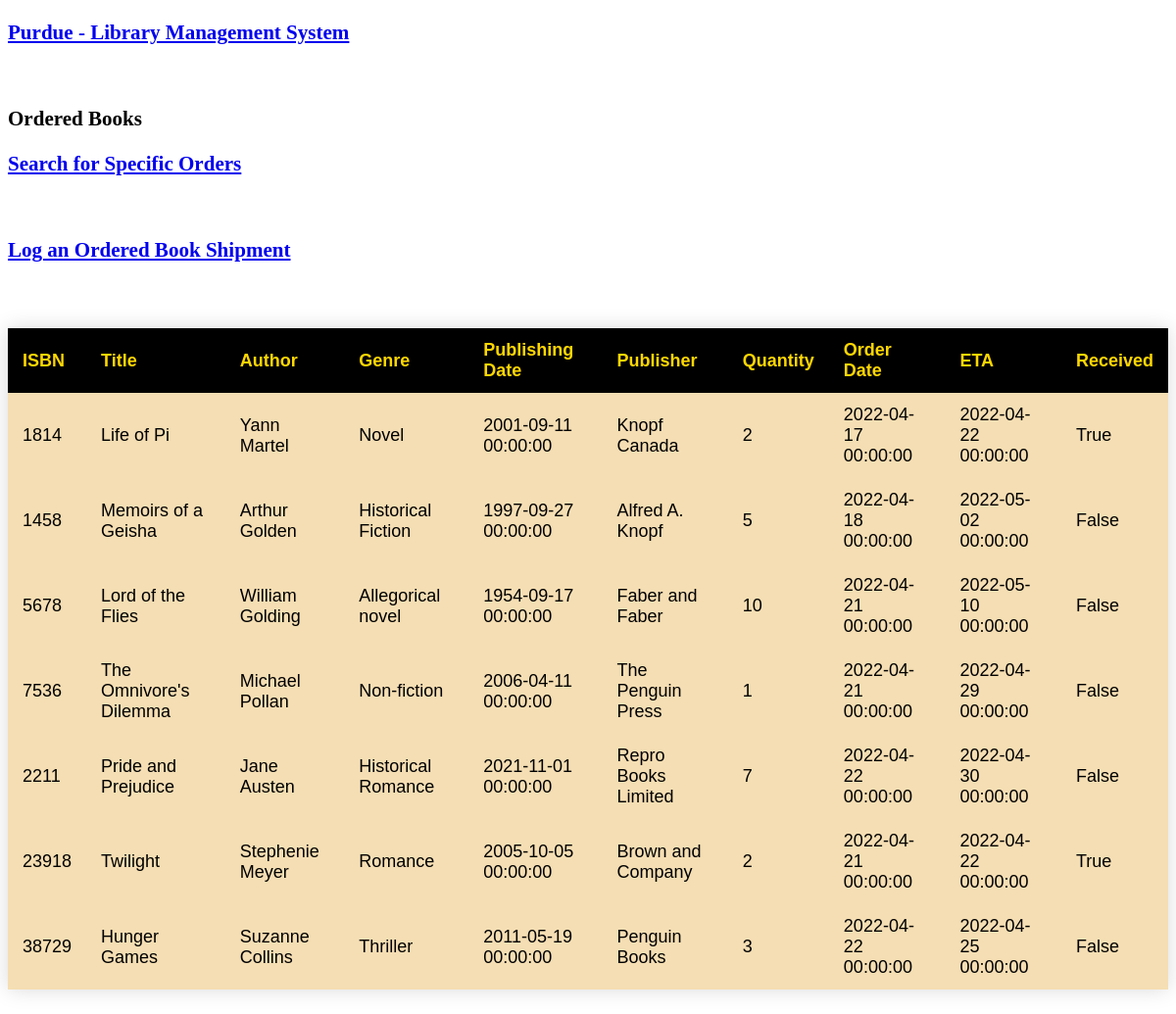
The page /show_orders on the database its author committed.
### app.py (models this page shows, shortened)
class ordered_books(db.Model):
    isbn = db.Column(db.Integer, primary_key=True, nullable=False)
    title = db.Column(db.String(200), nullable=False)
    author = db.Column(db.String(100), nullable=False)
    quantity = db.Column(db.Integer, nullable=False)
    order_date = db.Column(db.DateTime, nullable=False)
    eta = db.Column(db.DateTime, nullable=False)
    received = db.Column(db.Boolean, nullable=False)
    genre = db.Column(db.String(200), nullable=False)
    pub_date = db.Column(db.DateTime, nullable=False)
    publisher = db.Column(db.String(200), nullable=False)
    @app.route('/show_orders', methods = ['GET', 'POST'])
    def show_orders():
        return render_template('show_orders.html', ordered_books = ordered_books.query.all())

### app.py (the view)
    @app.route('/show_orders', methods = ['GET', 'POST'])
    def show_orders():
        return render_template('show_orders.html', ordered_books = ordered_books.query.all())

### templates/show_orders.html (shortened to what this page needs)
<!DOCTYPE html>
<html lang = "en">
   <head>
   </head>
   <body>
    <h3>
        <a href = "{{ url_for('show_all') }}">Purdue - Library
           Management System</a>
     </h3> <br>
     <h3> Ordered Books</h3>
     <h3>
      <a href = "{{ url_for('filter_orders') }}"> Search for Specific Orders</a>
      </h3> <br>
      <h3>
         <a href = "{{ url_for('update_order_status') }}"> Log an Ordered Book Shipment</a>
         </h3> <br>
      <table class="styled-table">
         <thead>
            <tr>
               <th>ISBN</th>
               <th>Title</th>
               <th>Author</th>
               <th>Genre</th>
               <th>Publishing Date</th>
               <th>Publisher</th>
               <th>Quantity</th>
               <th>Order Date</th>
               <th>ETA</th>
               <th> Received</th>
            </tr>
         </thead>
         <tbody>
            {% for book in ordered_books %}
               <tr>
                  <td>{{ book.isbn }}</td>
                  <td>{{ book.title}}</td>
                  <td>{{ book.author}}</td>
                  <td>{{ book.genre}}</td>
                  <td>{{ book.pub_date}}</td>
                  <td>{{ book.publisher}}</td>
                  <td>{{ book.quantity}}</td>
                  <td>{{ book.order_date}}</td>
                  <td>{{ book.eta}}</td>
                  <td>{{ book.received}}</td>
               </tr>
            {% endfor %}
         </tbody>
      </table>
   </body>
</html>

### templates/show_orders.html (style rules this page uses)
table { border-collapse: collapse; margin: 25px 0;font-size: large;font-family: sans-serif;min-width: 400px;box-shadow: 0 0 20px rgba(0, 0, 0, 0.15); }
th { padding: 12px 15px; background-color: black; }
thead { background-color:black;color: gold; text-align: left; }
tr { background-color:wheat; text-align: left; }
td { padding: 12px 15px; background-color: wheat; }
body { font-size: large; }

### rows shown on the page
ordered_books: isbn "1814", title "Life of Pi", author "Yann Martel", genre "Novel", pub_date "2001-09-11 00:00:00", publisher "Knopf Canada", quantity "2", order_date "2022-04-17 00:00:00", eta "2022-04-22 00:00:00", received "True"
ordered_books: isbn "1458", title "Memoirs of a Geisha", author "Arthur Golden", genre "Historical Fiction", pub_date "1997-09-27 00:00:00", publisher "Alfred A. Knopf", quantity "5", order_date "2022-04-18 00:00:00", eta "2022-05-02 00:00:00", received "False"
ordered_books: isbn "5678", title "Lord of the Flies", author "William Golding", genre "Allegorical novel", pub_date "1954-09-17 00:00:00", publisher "Faber and Faber", quantity "10", order_date "2022-04-21 00:00:00", eta "2022-05-10 00:00:00", received "False"
ordered_books: isbn "7536", title "The Omnivore's Dilemma", author "Michael Pollan", genre "Non-fiction", pub_date "2006-04-11 00:00:00", publisher "The Penguin Press", quantity "1", order_date "2022-04-21 00:00:00", eta "2022-04-29 00:00:00", received "False"
ordered_books: isbn "2211", title "Pride and Prejudice", author "Jane Austen", genre "Historical Romance", pub_date "2021-11-01 00:00:00", publisher "Repro Books Limited", quantity "7", order_date "2022-04-22 00:00:00", eta "2022-04-30 00:00:00", received "False"
ordered_books: isbn "23918", title "Twilight", author "Stephenie Meyer", genre "Romance", pub_date "2005-10-05 00:00:00", publisher "Brown and Company", quantity "2", order_date "2022-04-21 00:00:00", eta "2022-04-22 00:00:00", received "True"
ordered_books: isbn "38729", title "Hunger Games", author "Suzanne Collins", genre "Thriller", pub_date "2011-05-19 00:00:00", publisher "Penguin Books", quantity "3", order_date "2022-04-22 00:00:00", eta "2022-04-25 00:00:00", received "False"
